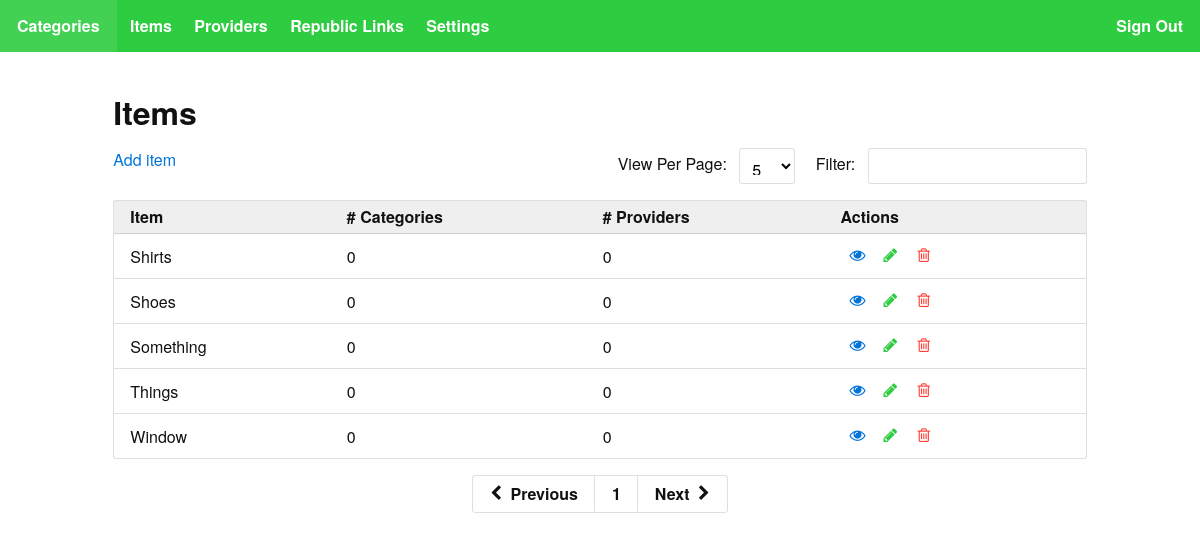
The app's page /items/ with its own data.
### interface/models.py (models this page shows, shortened)
class Item(models.Model):
    name = models.CharField(max_length=100, null=False)
    created = models.DateTimeField(auto_now_add=True)
    updated = models.DateTimeField(auto_now=True)
    deleted = models.DateTimeField(null=True, default=None)
    providers = models.ManyToManyField("ServiceProvider", related_name="items")
    categories = models.ManyToManyField("ServiceCategory", related_name="items")
    class Meta:
        ordering = ("name",)

### interface/views.py (the view)
# urls.py: url(r'^items/$', views.items, name='items'),
def items(request):
    context = {"items": Item.objects.all()}
    return render(request, 'interface/items.html', context)

### interface/templates/interface/items.html (shortened to what this page needs)
{% extends "interface/base.html" %}
{% block content %}
<div class="flex flex-center p2">
    <div class="md-col-10 mx-auto">
        <h1 class="h1 mt1">Items</h1>
        <form class="right mb2" name="form_controls" method="get">
            <label for="num-per-page" class="ml2 mr1">View Per Page:</label>
            <select id="num-per-page" class="inline-block field-light">
                <option value="5" selected>5</option>
            </select>
            <label for="filter" class="ml2 mr1">Filter:</label>
            <input class="field-light inline-block" type="search" name="filter" id="filter">
        </form>
        <a href="{%  url "new_item" %}">Add item</a>
            <table class="table-light bg-white border rounded">
        <thead class="bg-darken-1">
            <tr>
                <th>Item</th>
                <th># Categories</th>
                <th># Providers</th>
                <th>Actions</th>
            </tr>
        </thead>
        <tbody>
            {% for item in items %}
            <tr>
                <td style="padding-top: 0.7em">{{ item.name }}</td>
                <td style="padding-top: 0.7em">0</td>
                <td style="padding-top: 0.7em">0</td>
                <td class="flex center">
                    <a href="{% url "item" item.id %}" class="button button-transparent button-narrow blue"><span class="icon-eye"></span></a>
                    <a href="{% url "edit_item" item.id %}" class="button button-transparent button-narrow green"><span class="icon-pencil"></span></a>
                    <a href="{% url "delete_item" item.id %}" class="button button-transparent button-narrow red"><span class="icon-trash"></span></a>
                </td>
            </tr>
            {% endfor %}
        </tbody>
    </table>
    </div>
</div>
<div class="center">
  <div class="inline-block overflow-hidden border rounded">
    <a href="#!" class="left button button-transparent border-right">
      <span class="icon-chevron-left"></span>
      &nbsp;Previous
    </a>
    <a href="#!" class="right button button-transparent ">
      Next&nbsp;
      <span class="icon-chevron-right"></span>
    </a>
    <div class="overflow-hidden sm-show">
      <a href="#!" class="left button button-transparent border-right">1</a>
    </div>
  </div>
</div>
{% endblock %}

### static/bass.css (style rules this page uses)
body { margin:0 }
fieldset,input,select,textarea { font-family:inherit;font-size:1rem;box-sizing:border-box;margin-top:0;margin-bottom:0 }
input[type=datetime-local],input[type=datetime],input[type=email],input[type=month],input[type=number],input[type=password],input[type=search],input[type=tel],input[type=text],input[type=time],input[type=url],input[type=week] { height:2.25rem;padding:.5rem .5rem;vertical-align:middle;-webkit-appearance:none }
select { line-height:1.75;padding:.5rem .5rem }
select:not([multiple]) { height:2.25rem;vertical-align:middle }
.button,button { font-family:inherit;font-size:inherit;font-weight:700;text-decoration:none;cursor:pointer;display:inline-block;line-height:1.125rem;padding:.5rem 1rem;margin:0;height:auto;border:1px solid transparent;vertical-align:middle;-webkit-appearance:none }
.button,.button::after,.button::before,button,button::after,button::before { box-sizing:border-box;box-sizing:border-box }
table { border-collapse:separate;border-spacing:0;max-width:100%;width:100% }
th { text-align:left;font-weight:700 }
td,th { padding:.25rem 1rem;line-height:inherit }
th { vertical-align:bottom }
td { vertical-align:top }
body { font-family:'Helvetica Neue',Helvetica,sans-serif;line-height:1.5;font-size:100% }
h1,h2,h3,h4,h5,h6 { font-family:'Helvetica Neue',Helvetica,sans-serif;font-weight:700;line-height:1.25;margin-top:1em;margin-bottom:.5em }
.h1,h1 { font-size:2rem }
.inline-block { display:inline-block }
.overflow-hidden { overflow:hidden }
.left { float:left }
.right { float:right }
.center { text-align:center }
.mt1 { margin-top:.5rem }
.mr1 { margin-right:.5rem }
.mb2 { margin-bottom:1rem }
.ml2 { margin-left:1rem }
.mx-auto { margin-left:auto;margin-right:auto }
.p2 { padding:1rem }
.lg-show,.md-show,.sm-show { display:none!important }
@media (min-width:40em) { .sm-show { display:block!important } }
.button-narrow { padding-left:.5rem;padding-right:.5rem }
@media (min-width:52em) { .md-col-10 { width:83.33333% } }
.flex { display:-webkit-box;display:-webkit-flex;display:-ms-flexbox;display:flex }
.flex-center { -webkit-box-align:center;-webkit-align-items:center;-ms-flex-align:center;align-items:center }
.flex>div { box-sizing:border-box }
body { color:#111;background-color:#fff }
a { color:#0074d9;text-decoration:none }
.button { color:#fff;background-color:#0074d9;border-radius:3px }
.field-light { background-color:#fff;-webkit-transition:box-shadow .2s ease;transition:box-shadow .2s ease;border-style:solid;border-width:1px;border-color:rgba(0,0,0,.125);border-radius:3px }
.table-light td,.table-light th { border-bottom-width:1px;border-bottom-style:solid;border-bottom-color:rgba(0,0,0,.125) }
.table-light tr:last-child td { border-bottom:0 }
.button-transparent { position:relative;z-index:2;color:inherit;background-color:transparent;border-radius:0;border:1px solid transparent }
.button-transparent::before { content:'';display:block;position:absolute;z-index:-1;top:-1px;right:-1px;bottom:-1px;left:-1px;border:1px solid transparent;background-color:currentcolor;opacity:0 }
.border { border-style:solid;border-width:1px;border-color:rgba(0,0,0,.125) }
.border-right { border-right-style:solid;border-right-width:1px;border-right-color:rgba(0,0,0,.125) }
.rounded { border-radius:3px }
.blue { color:#0074d9 }
.green { color:#2ecc40 }
.red { color:#ff4136 }
.bg-white { background-color:#fff }
.bg-darken-1 { background-color:rgba(0,0,0,.0625) }

### static/style.css (style rules this page uses)
[class^="icon-"], [class*=" icon-"] { font-family: 'icomoon'; speak: none; font-style: normal; font-weight: normal; font-variant: normal; text-transform: none; line-height: 1; -webkit-font-smoothing: antialiased; -moz-osx-font-smoothing: grayscale; }
.icon-trash:before { content: "\f014"; }
.icon-pencil:before { content: "\f040"; }
.icon-eye:before { content: "\f06e"; }
.icon-chevron-left:before { content: "\f053"; }
.icon-chevron-right:before { content: "\f054"; }

### records on screen
Item: name "Shirts"
Item: name "Shoes"
Item: name "Something"
Item: name "Things"
Item: name "Window"
